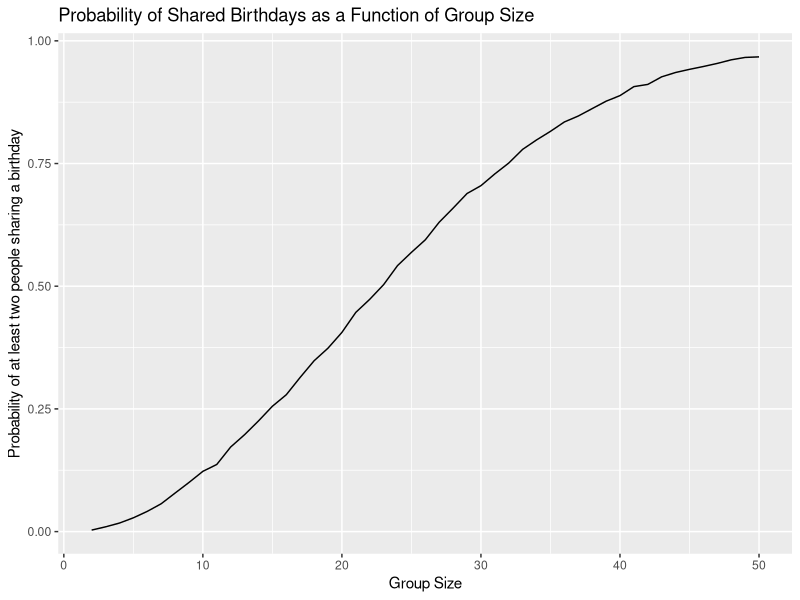

Here is the R script that generated this plot: (Note: a time limit stopped this script after it produced the figure.)
## ---- chunk 1
library(tidyverse)
## ---- chunk 2
bday_sim = function(n) {
  bdays = sample(1:365, size = n, replace = TRUE)
  duplicate = length(unique(bdays)) < n
  return(duplicate)
}

sim_res = expand_grid(
  n = 2:50,
  iter = 1:10000
) |>
  mutate(res = map_lgl(n, bday_sim)) |>
  group_by(n) |>
  summarize(prob = mean(res))

sim_res_plot = sim_res |>
  ggplot(aes(x = n, y = prob)) +
  geom_line() +
  labs(
    title = "Probability of Shared Birthdays as a Function of Group Size",
    x = "Group Size",
    y = "Probability of at least two people sharing a birthday"
  )

sim_res_plot
## ---- chunk 3
sim_power = function(mu, n = 30, sigma = 5, alpha = 0.05) {
  sim_data = 
    tibble(
      x = rnorm(n, mean = mu, sd = sigma)
      )
  
  t_test = t.test(sim_data$x, mu = 0)
  result = broom::tidy(t_test)
  
  out_df = tibble(
    estimate = result$estimate,
    p_value = result$p.value
  )
  
  return(out_df)
}
## ---- chunk 4
n_sim = 5000
mu_values = c(0, 1, 2, 3, 4, 5, 6)

sim_res_2 = expand_grid(
  mu = mu_values,
  iter = 1:n_sim
) |>
  mutate(sim_output = map(mu, sim_power)) |>
  unnest(sim_output) |>
  group_by(mu) |>
  summarize(
    power = mean(p_value < 0.05),
    avg_estimate = mean(estimate),
    avg_estimate_rejected = mean(estimate[p_value < 0.05])
  )
## ---- chunk 5
# Make a plot showing the proportion of times the null was rejected (the power of the test) on the y axis and the true value of μ on the x axis.

sim_res_2_plot = sim_res_2 |>
  ggplot(aes(x = mu, y = power)) +
  geom_line() +
  labs(
    title = "Power of the Test as a Function of Effect Size (mu)",
    x = expression(mu),
    y = "Power (Probability of Rejecting Null)"
  )

sim_res_2_plot
